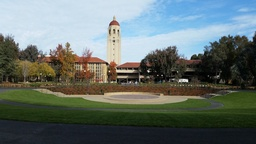
#> input picture stanCode_Projects/ds_foundation/image_processing/images/stanford.jpg, 256 x 144 px, shrunk from 800 x 450 before the run
$ python color_channel_filter.py
#> lines starting #> are read from the running program, lines starting #| are printed output that depends on the picture
### stanCode_Projects/ds_foundation/image_processing/simpleimage.py
#!/usr/bin/env python3

"""
Stanford CS106AP SimpleImage
Nick Parlante, Sonja Johnson-Yu, and Nick Bowman
 -6/2019 version has file reading, pix, and foreach iterator

SimpleImage Features:
Create image:
    image = SimpleImage.blank(400, 200)   # create new image of size
    image = SimpleImage('foo.jpg')        # create from file

Access size
    image.width, image.height

Iterate over all pixels:
    for pixel in image:
        #do something with pixel

Get pix at x,y
    pix = image.get_pix(x, y)
    # pix is RGB tuple like (100, 200, 0)

Set pix at x,y
    image.set_pix(x, y, pix)   # set data by tuple also

Get Pixel object at x,y
    pixel = image.get_pixel(x, y)
    pixel.red = 0
    pixel.blue = 255

Show image on screen
    image.show()

The main() function below demonstrates the above functions as a test.
"""

import sys
# If the following line fails, "Pillow" needs to be installed
from PIL import Image


def clamp(num):
    """
    Return a "clamped" version of the given num,
    converted to be an int limited to the range 0..255 for 1 byte.
    """
    num = int(num)
    if num < 0:
        return 0
    if num >= 256:
        return 255
    return num


class Pixel(object):
    """
    A pixel at an x,y in a SimpleImage.
    Supports set/get .red .green .blue
    and get .x .y
    """
    def __init__(self, image, x, y):
        self.image = image
        self._x = x
        self._y = y

    def __str__(self):
        return 'r:' + str(self.red) + ' g:' + str(self.green) + ' b:' + str(self.blue)

    # Pillow image stores each pixel color as a (red, green, blue) tuple.
    # So the functions below have to unpack/repack the tuple to change anything.

    @property
    def red(self):
        return self.image.px[self._x, self._y][0]

    @red.setter
    def red(self, value):
        rgb = self.image.px[self._x, self._y]
        self.image.px[self._x, self._y] = (clamp(value), rgb[1], rgb[2])

    @property
    def green(self):
        return self.image.px[self._x, self._y][1]

    @green.setter
    def green(self, value):
        rgb = self.image.px[self._x, self._y]
        self.image.px[self._x, self._y] = (rgb[0], clamp(value), rgb[2])

    @property
    def blue(self):
        return self.image.px[self._x, self._y][2]

    @blue.setter
    def blue(self, value):
        rgb = self.image.px[self._x, self._y]
        self.image.px[self._x, self._y] = (rgb[0], rgb[1], clamp(value))

    @property
    def x(self):
        return self._x

    @property
    def y(self):
        return self._y


# color tuples for background color names 'red' 'white' etc.
BACK_COLORS = {
    'white': (255, 255, 255),
    'black': (0, 0, 0),
    'red': (255, 0, 0),
    'green': (0, 255, 0),
    'blue': (0, 0, 255),
}


class SimpleImage(object):
    def __init__(self, filename, width=0, height=0, back_color=None):
        """
        Create a new image. This case works: SimpleImage('foo.jpg')
        To create a blank image use SimpleImage.blank(500, 300)
        The other parameters here are for internal/experimental use.
        """
#> called with filename = 'images/stanford.jpg', width = 0, height = 0
        # Create pil_image either from file, or making blank
        if filename:
            self.pil_image = Image.open(filename).convert("RGB")
#> self.pil_image is the input picture: PIL image 256x144 RGB; mean R, G, B 101.1, 112.4, 108.9
            if self.pil_image.mode != 'RGB':
                raise Exception('Image file is not RGB')
            self._filename = filename  # hold onto
        else:
            if not back_color:
                back_color = 'white'
            color_tuple = BACK_COLORS[back_color]
            if width == 0 or height == 0:
                raise Exception('Creating blank image requires width/height but got {} {}'
                                .format(width, height))
            self.pil_image = Image.new('RGB', (width, height), color_tuple)
        self.px = self.pil_image.load()
        size = self.pil_image.size
#> size = (256, 144)
        self._width = size[0]
#> self._width = 256
        self._height = size[1]
#> self._height = 144
        self.curr_x = 0
        self.curr_y = 0

    def __iter__(self):
        return self

    def __next__(self):
        if self.curr_x < self.width and self.curr_y < self.height:
            x = self.curr_x
#> x = 0
            y = self.curr_y
            self.increment_curr_counters()
            return Pixel(self, x, y)
        else:
            self.curr_x = 0
            self.curr_y = 0
            raise StopIteration()

    def increment_curr_counters(self):
        self.curr_x += 1
        if self.curr_x == self.width:
            self.curr_x = 0
            self.curr_y += 1

    # [9 lines left out: functions blank, file, not called in this run]

    @property
    def width(self):
        """Width of image in pixels."""
        return self._width

    @property
    def height(self):
        """Height of image in pixels."""
        return self._height

    # [25 lines left out: functions get_pixel, set_pixel, set_rgb, not called in this run]

    def get_pix(self, x, y):
        """Get pix RGB tuple (200, 100, 50) for the given x,y."""
        return self.px[x, y]

    def set_pix(self, x, y, pix):
        """Set the given pix RGB tuple into the image at the given x,y."""
        self.px[x, y] = pix

    def show(self):
        """Displays the image using an external utility."""
        self.pil_image.show()

    # [39 lines left out: functions make_as_big_as, main, not called in this run]


# [2 lines that do not run on import are left out]

### stanCode_Projects/ds_foundation/image_processing/color_channel_filter.py
"""
File: color_channel_filter.py
Author: Chia-Chun Hung
--------------------------------------------------
This script demonstrates basic color channel filtering
using pixel-level manipulation on an image.

It isolates individual RGB channels by removing the other
two color components. Each result highlights the corresponding
red, green, or blue intensities of the original image.

These techniques are foundational for understanding how color
channels interact and are commonly used in image preprocessing
and computer vision.
"""

from simpleimage import SimpleImage


def main():
    """
    Run your desired photoshop functions here.
    You should save the return value of the image and then
    call .show() to visualize the output of your program.
    """
    filepath = 'images/stanford.jpg'
    img = SimpleImage(filepath)
    img.show()
    new_img_red = red_channel(img)
    new_img_red.show()
    new_img_blue = blue_channel(img)
    new_img_blue.show()
    new_img_green = green_channel(img)
    new_img_green.show()


def red_channel(img):
    """
    remove all blue and green colors from the photo to enhance
    the red channel of its pixels (the R in RGB).
    ---------------------------------------------------
    :param img: SimpleImage, the original image
    :return: SimpleImage, the updated image with all pixels turning red
    """
    for pixel in img:
        pixel.green = 0
        pixel.blue = 0
#> in show (call 2), `self.pil_image.show()`:
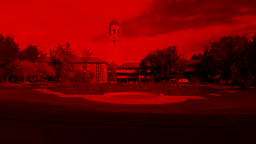
#> shown: PIL image 256x144 RGB; mean R, G, B 101.1, 0, 0
    return img


def blue_channel(img):
    """
    Removes the red and green channels to enhance the blue channel
    of each pixel.
    ---------------------------------------------------
    :param img: SimpleImage, the original image
    :return: SimpleImage, the blue-highlighted image
    """
    for pixel in img:
        pixel.red = 0
        pixel.green = 0
    return img


def green_channel(img):
    """
    Removes the red and blue channels to enhance the green channel
    of each pixel.
    ---------------------------------------------------
    :param img: SimpleImage, the original image
    :return: SimpleImage, the green-highlighted image
    """
    for pixel in img:
        pixel.red = 0
        pixel.blue = 0
    return img


if __name__ == '__main__':
    main()

$ run again, with stanCode_Projects/ds_foundation/image_processing/images/mt-rainier.jpg copied over stanCode_Projects/ds_foundation/image_processing/images/stanford.jpg
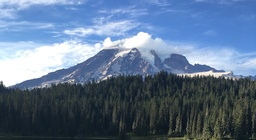
#> input picture stanCode_Projects/ds_foundation/image_processing/images/mt-rainier.jpg, 256 x 140 px, shrunk from 700 x 382 before the run
#> in __init__, self.pil_image is the input picture: PIL image 256x140 RGB; mean R, G, B 93.7, 114.9, 141.5
#> in show (call 2), `self.pil_image.show()`:
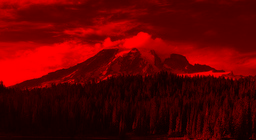
#> shown: PIL image 256x140 RGB; mean R, G, B 93.7, 0, 0

$ run again, with stanCode_Projects/ds_foundation/image_processing/images/curb.png saved as stanCode_Projects/ds_foundation/image_processing/images/stanford.jpg
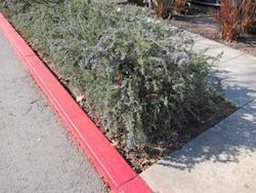
#> input picture stanCode_Projects/ds_foundation/image_processing/images/curb.png, 256 x 193 px, shrunk from 500 x 376 before the run
#> in __init__, self.pil_image is the input picture: PIL image 256x193 RGB; mean R, G, B 145.1, 130.5, 126.9
#> in show (call 2), `self.pil_image.show()`:
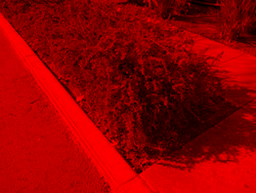
#> shown: PIL image 256x193 RGB; mean R, G, B 145.1, 0, 0
